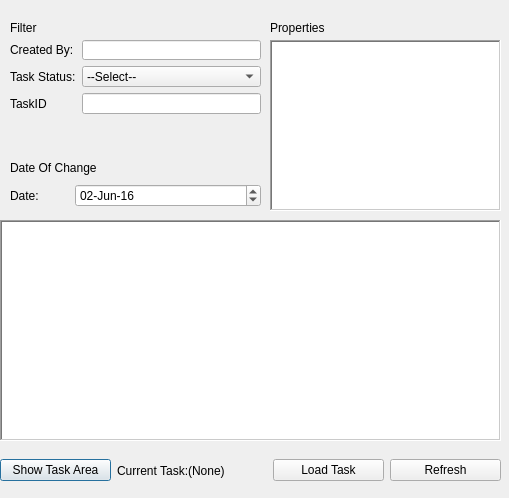
<?xml version="1.0" encoding="UTF-8"?>
<ui version="4.0">
 <class>TaskManagerDialogBase</class>
 <widget class="QDialog" name="TaskManagerDialogBase">
  <property name="geometry">
   <rect>
    <x>0</x>
    <y>0</y>
    <width>509</width>
    <height>498</height>
   </rect>
  </property>
  <property name="sizePolicy">
   <sizepolicy hsizetype="Preferred" vsizetype="Preferred">
    <horstretch>12</horstretch>
    <verstretch>0</verstretch>
   </sizepolicy>
  </property>
  <property name="minimumSize">
   <size>
    <width>400</width>
    <height>0</height>
   </size>
  </property>
  <property name="maximumSize">
   <size>
    <width>16777215</width>
    <height>498</height>
   </size>
  </property>
  <property name="windowTitle">
   <string>Task_Manager</string>
  </property>
  <property name="windowIcon">
   <iconset resource="../resources.qrc">
    <normaloff>:/plugins/RECS/recsicon.PNG</normaloff>:/plugins/RECS/recsicon.PNG</iconset>
  </property>
  <widget class="QWidget" name="gridLayoutWidget">
   <property name="geometry">
    <rect>
     <x>10</x>
     <y>40</y>
     <width>251</width>
     <height>74</height>
    </rect>
   </property>
   <layout class="QGridLayout" name="gridLayout">
    <item row="2" column="0">
     <widget class="QLabel" name="CBlabel">
      <property name="text">
       <string>Created By:</string>
      </property>
     </widget>
    </item>
    <item row="3" column="0">
     <widget class="QLabel" name="TSlabel">
      <property name="text">
       <string>Task Status:</string>
      </property>
     </widget>
    </item>
    <item row="3" column="2">
     <widget class="QComboBox" name="comboBoxTaskStatus">
      <property name="sizePolicy">
       <sizepolicy hsizetype="Expanding" vsizetype="Fixed">
        <horstretch>0</horstretch>
        <verstretch>0</verstretch>
       </sizepolicy>
      </property>
      <property name="currentIndex">
       <number>0</number>
      </property>
      <property name="insertPolicy">
       <enum>QComboBox::InsertAtBottom</enum>
      </property>
      <item>
       <property name="text">
        <string>--Select--</string>
       </property>
      </item>
      <item>
       <property name="text">
        <string>INITIATED</string>
       </property>
      </item>
      <item>
       <property name="text">
        <string>INPROCESS</string>
       </property>
      </item>
      <item>
       <property name="text">
        <string>FINISHED</string>
       </property>
      </item>
      <item>
       <property name="text">
        <string>CANCELED</string>
       </property>
      </item>
      <item>
       <property name="text">
        <string>FAILED</string>
       </property>
      </item>
     </widget>
    </item>
    <item row="2" column="2">
     <widget class="QLineEdit" name="createdByText"/>
    </item>
    <item row="4" column="0">
     <widget class="QLabel" name="label_2">
      <property name="text">
       <string>TaskID</string>
      </property>
     </widget>
    </item>
    <item row="4" column="2">
     <widget class="QLineEdit" name="taskidText"/>
    </item>
   </layout>
  </widget>
  <widget class="QLabel" name="label">
   <property name="geometry">
    <rect>
     <x>10</x>
     <y>20</y>
     <width>58</width>
     <height>15</height>
    </rect>
   </property>
   <property name="text">
    <string>Filter</string>
   </property>
  </widget>
  <widget class="QLabel" name="label_3">
   <property name="geometry">
    <rect>
     <x>10</x>
     <y>160</y>
     <width>111</width>
     <height>16</height>
    </rect>
   </property>
   <property name="text">
    <string>Date Of Change</string>
   </property>
  </widget>
  <widget class="QTableWidget" name="propertiesTable">
   <property name="geometry">
    <rect>
     <x>270</x>
     <y>40</y>
     <width>231</width>
     <height>171</height>
    </rect>
   </property>
   <property name="frameShape">
    <enum>QFrame::WinPanel</enum>
   </property>
  </widget>
  <widget class="QLabel" name="label_6">
   <property name="geometry">
    <rect>
     <x>270</x>
     <y>20</y>
     <width>71</width>
     <height>16</height>
    </rect>
   </property>
   <property name="text">
    <string>Properties</string>
   </property>
  </widget>
  <widget class="QWidget" name="horizontalLayoutWidget_2">
   <property name="geometry">
    <rect>
     <x>10</x>
     <y>180</y>
     <width>251</width>
     <height>31</height>
    </rect>
   </property>
   <layout class="QHBoxLayout" name="horizontalLayout_2">
    <item>
     <widget class="QLabel" name="label_4">
      <property name="minimumSize">
       <size>
        <width>59</width>
        <height>0</height>
       </size>
      </property>
      <property name="text">
       <string>Date:    </string>
      </property>
     </widget>
    </item>
    <item>
     <widget class="QDateTimeEdit" name="dateTimeEdit">
      <property name="sizePolicy">
       <sizepolicy hsizetype="Expanding" vsizetype="Fixed">
        <horstretch>0</horstretch>
        <verstretch>0</verstretch>
       </sizepolicy>
      </property>
      <property name="font">
       <font>
        <stylestrategy>PreferDefault</stylestrategy>
        <kerning>false</kerning>
       </font>
      </property>
      <property name="inputMethodHints">
       <set>Qt::ImhPreferNumbers</set>
      </property>
      <property name="dateTime">
       <datetime>
        <hour>0</hour>
        <minute>0</minute>
        <second>0</second>
        <year>2016</year>
        <month>6</month>
        <day>2</day>
       </datetime>
      </property>
      <property name="date">
       <date>
        <year>2016</year>
        <month>6</month>
        <day>2</day>
       </date>
      </property>
      <property name="displayFormat">
       <string>dd-MMM-yy</string>
      </property>
      <property name="timeSpec">
       <enum>Qt::LocalTime</enum>
      </property>
     </widget>
    </item>
   </layout>
  </widget>
  <widget class="QTableView" name="taskListTable">
   <property name="geometry">
    <rect>
     <x>0</x>
     <y>220</y>
     <width>501</width>
     <height>221</height>
    </rect>
   </property>
   <property name="frameShape">
    <enum>QFrame::WinPanel</enum>
   </property>
  </widget>
  <widget class="QWidget" name="horizontalLayoutWidget">
   <property name="geometry">
    <rect>
     <x>0</x>
     <y>450</y>
     <width>501</width>
     <height>41</height>
    </rect>
   </property>
   <layout class="QHBoxLayout" name="horizontalLayout">
    <item>
     <widget class="QPushButton" name="showTaskareaButton">
      <property name="text">
       <string>Show Task Area</string>
      </property>
     </widget>
    </item>
    <item>
     <widget class="QLabel" name="currentTaskLabel">
      <property name="minimumSize">
       <size>
        <width>150</width>
        <height>0</height>
       </size>
      </property>
      <property name="text">
       <string>Current Task:(None)</string>
      </property>
     </widget>
    </item>
    <item>
     <widget class="QPushButton" name="loadfTaskButton">
      <property name="text">
       <string>Load Task</string>
      </property>
     </widget>
    </item>
    <item>
     <widget class="QPushButton" name="refreshTaskButton">
      <property name="text">
       <string>Refresh</string>
      </property>
     </widget>
    </item>
   </layout>
  </widget>
 </widget>
 <resources>
  <include location="../resources.qrc"/>
 </resources>
 <connections/>
</ui>
